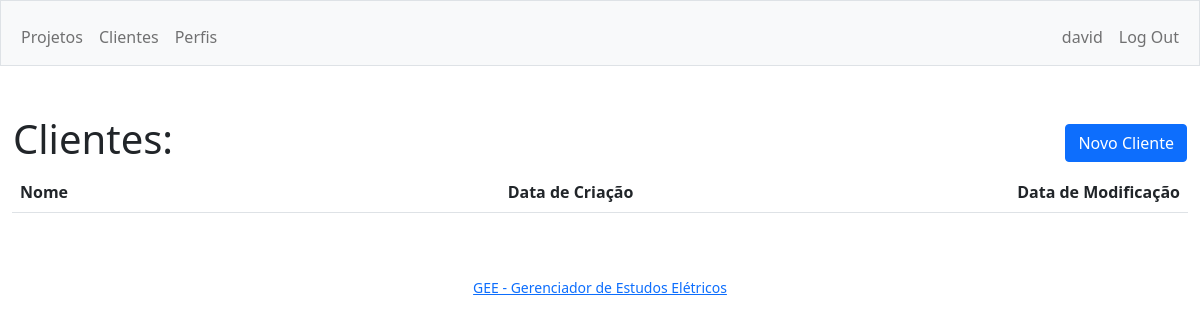
/customers (signed in), run on an earlier commit of the app's database.
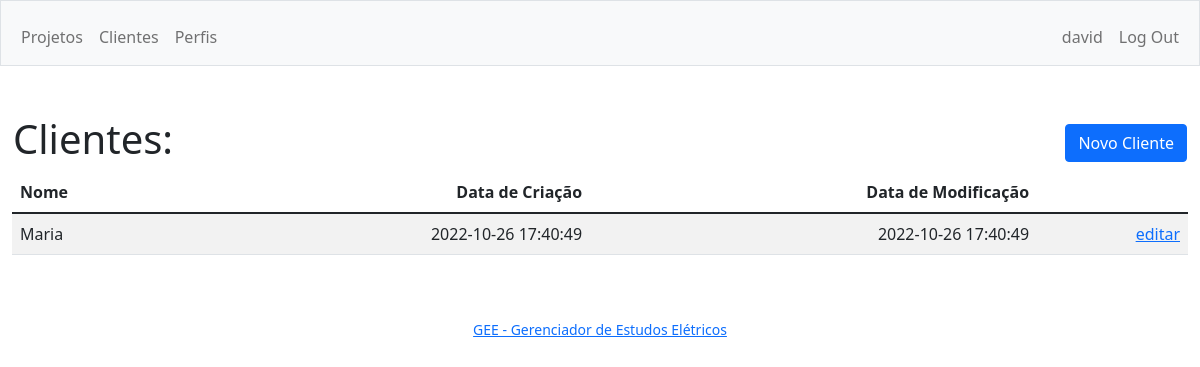
And on a later commit of the database.
### tables this page shows
CREATE TABLE customers (
id INTEGER PRIMARY KEY AUTOINCREMENT NOT NULL,
user_id INTEGER,
createddate TEXT,
modifieddate TEXT,
name TEXT,
email TEXT,
    phone TEXT,
    zipcode NUMERIC,
state TEXT,
city TEXT,
street TEXT,
district TEXT,
number NUMERIC,
complement TEXT
);

### app.py (the view)
@app.route("/customers")
@login_required
def customers():
    customersList = db.execute("SELECT id, name, createddate, modifieddate FROM customers WHERE user_id = ? ORDER BY modifieddate DESC", session["user_id"])
    return render_template("customers.html", customersList=customersList)

### app.py (called while the page is built)
def login_required(f):
    @wraps(f)
    def decorated_function(*args, **kwargs):
        if session.get("user_id") is None:
            return redirect("/login")
        return f(*args, **kwargs)
    return decorated_function

@app.after_request
def after_request(response):
    response.headers["Cache-Control"] = "no-cache, no-store, must-revalidate"
    response.headers["Expires"] = 0
    response.headers["Pragma"] = "no-cache"
    return response

### templates/customers.html (shortened to what this page needs)
{% extends "layout.html" %}
{% block main %}
<div>
    <table style="width:100%">
        <thead>
            <tr>
                <th class="text-start">
                    <h1>Clientes:</h1>
                </th>
                <th class="text-end"><a class="btn btn-primary" href="/customer">Novo Cliente</a></th>
            </tr>
        </thead>
    </table>
</div>
<div>
    <table class="table table-striped">
        <thead>
            <tr>
                <th class="text-start">Nome</th>
                <th class="text-end">Data de Criação</th>
                <th class="text-end">Data de Modificação</th>
            </tr>
        </thead>
        <tbody>
            {% for customer in customersList %}
            <tr>
                <td class="text-start">{{ customer.name }}</td>
                <td class="text-end">{{ customer.createddate }}</td>
                <td class="text-end">{{ customer.modifieddate }}</td>
                <td class="text-end"><a href="/customer?id={{customer.id}}">editar</a></td>
            </tr>
            {% endfor %}
        </tbody>
    </table>
</div>
{% endblock %}

### templates/layout.html (shortened to what this page needs)
<!DOCTYPE html>
<html lang="en">
<head>
    <link href="https://cdn.jsdelivr.net/npm/bootstrap@5.1.3/dist/css/bootstrap.min.css"
 rel="stylesheet">
    <link href="/static/styles.css" rel="stylesheet">
</head>
<body>
    <nav class="bg-light border navbar navbar-expand-md navbar-light">
        <div class="container-fluid">
            <div class="collapse navbar-collapse" id="navbar">
                {% if session["user_id"] %}
                <ul class="navbar-nav me-auto mt-2">
                    <li class="nav-item"><a class="nav-link" href="/">Projetos</a></li>
                    <li class="nav-item"><a class="nav-link" href="/customers">Clientes</a></li>
                    <li class="nav-item"><a class="nav-link" href="/profiles">Perfis</a></li>
                </ul>
                <ul class="navbar-nav ms-auto mt-2">
                    <li class="nav-item"><a class="nav-link" href="/user">{{ session["username"] }}</a></li>
                    <li class="nav-item"><a class="nav-link" href="/logout">Log Out</a></li>
                </ul>
                {% else %}
                <ul class="navbar-nav ms-auto mt-2">
                    <li class="nav-item"><a class="nav-link" href="/register">Registre-se</a></li>
                    <li class="nav-item"><a class="nav-link" href="/login">Log In</a></li>
                </ul>
                {% endif %}
            </div>
        </div>
    </nav>
    <main class="container-fluid py-5">
        {% block main %}{% endblock %}
    </main>
    <footer class="mb-5 small text-center text-muted">
        <a href="https://www.github.com/eng-david" target="_blank">GEE - Gerenciador de Estudos Elétricos</a>
    </footer>
</body>
</html>

What changed in the data, as far as the page shows it:
added customers: name "Maria", createddate "2022-10-26 17:40:49", modifieddate "2022-10-26 17:40:49"
